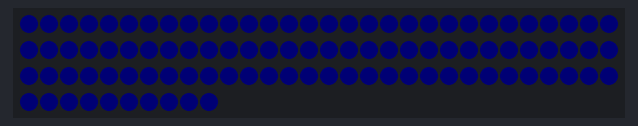
Simulated run of this program. Board: CircuitPython board. Parts: 100 RGB LEDs in strip order, left to right, continuing on the next row. Dim RGB values are drawn brighter than linear.

Above: at 0.6 s.

The program:

practice04.py
```python
import time
import board
import neopixel


pixel_pin = board.D18
num_pixels = 100
ORDER = neopixel.GRB

pixels = neopixel.NeoPixel(
    pixel_pin, num_pixels, brightness=0.2, auto_write=False, pixel_order=ORDER
)

while True:
    for i in range(255):
        pixels.fill((0, 0, i))
        pixels.show()
        time.sleep(0.1)
```
